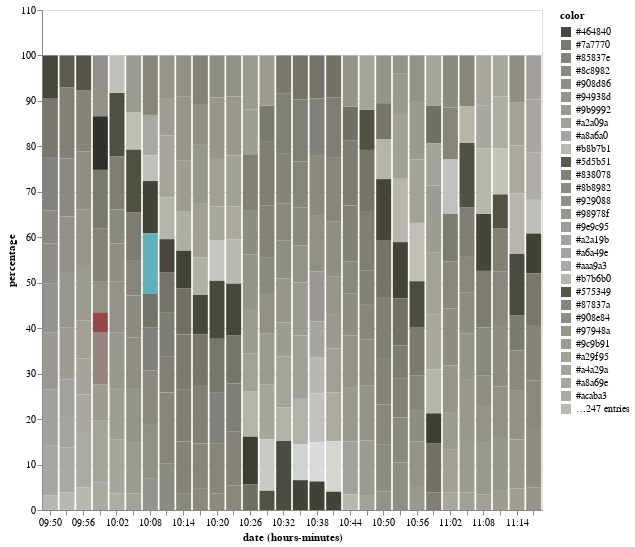

The cell this chart's notebook holds for it:
### Code cell
import altair as alt
import numpy as np

scale2 = alt.Scale(domain=np.array(df['color']),
                  range=np.array(df['color']))

alt.Chart(df).mark_bar().encode(
    x = 'hoursminutes(date):O',
    y = 'percentage', 
    color = alt.Color('color:N', scale=scale2)
).properties(width = 500, height = 500)

### Figure 1 — Vega-Lite specification as saved in the notebook (floating-point values rounded to 4 significant figures; data arrays with more than 128 entries replaced by an {"elided": "..."} marker saying what was removed)
{"config": {"view": {"continuousWidth": 400, "continuousHeight": 300}}, "data": {"name": "data-2db3fe27c97fd1a31607055850e58d7e"}, "mark": "bar", "encoding": {"color": {"field": "color", "scale": {"domain": {"elided": "300 str values"}, "range": {"elided": "300 str values"}}, "type": "nominal"}, "x": {"field": "date", "timeUnit": "hoursminutes", "type": "ordinal"}, "y": {"field": "percentage", "type": "quantitative"}}, "height": 500, "width": 500, "$schema": "https://vega.github.io/schema/vega-lite/v4.17.0.json", "datasets": {"data-2db3fe27c97fd1a31607055850e58d7e": {"elided": "300 records"}}}
